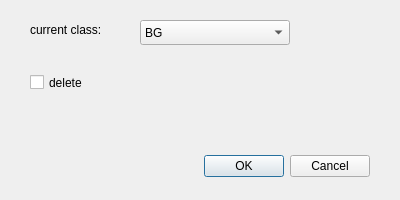
<?xml version="1.0" encoding="UTF-8"?>
<ui version="4.0">
 <class>LabelDialog</class>
 <widget class="QDialog" name="LabelDialog">
  <property name="geometry">
   <rect>
    <x>0</x>
    <y>0</y>
    <width>400</width>
    <height>200</height>
   </rect>
  </property>
  <property name="windowTitle">
   <string>Dialog</string>
  </property>
  <widget class="QDialogButtonBox" name="buttonBox">
   <property name="geometry">
    <rect>
     <x>30</x>
     <y>150</y>
     <width>340</width>
     <height>32</height>
    </rect>
   </property>
   <property name="orientation">
    <enum>Qt::Horizontal</enum>
   </property>
   <property name="standardButtons">
    <set>QDialogButtonBox::Cancel|QDialogButtonBox::Ok</set>
   </property>
  </widget>
  <widget class="QComboBox" name="comboBox">
   <property name="geometry">
    <rect>
     <x>140</x>
     <y>20</y>
     <width>150</width>
     <height>25</height>
    </rect>
   </property>
   <item>
    <property name="text">
     <string>BG</string>
    </property>
   </item>
   <item>
    <property name="text">
     <string>B1</string>
    </property>
   </item>
   <item>
    <property name="text">
     <string>B2</string>
    </property>
   </item>
   <item>
    <property name="text">
     <string>B3</string>
    </property>
   </item>
   <item>
    <property name="text">
     <string>B4</string>
    </property>
   </item>
   <item>
    <property name="text">
     <string>B5</string>
    </property>
   </item>
   <item>
    <property name="text">
     <string>BB</string>
    </property>
   </item>
   <item>
    <property name="text">
     <string>RG</string>
    </property>
   </item>
   <item>
    <property name="text">
     <string>R1</string>
    </property>
   </item>
   <item>
    <property name="text">
     <string>R2</string>
    </property>
   </item>
   <item>
    <property name="text">
     <string>R3</string>
    </property>
   </item>
   <item>
    <property name="text">
     <string>R4</string>
    </property>
   </item>
   <item>
    <property name="text">
     <string>R5</string>
    </property>
   </item>
   <item>
    <property name="text">
     <string>RB</string>
    </property>
   </item>
   <item>
    <property name="text">
     <string>NG</string>
    </property>
   </item>
   <item>
    <property name="text">
     <string>N1</string>
    </property>
   </item>
   <item>
    <property name="text">
     <string>N2</string>
    </property>
   </item>
   <item>
    <property name="text">
     <string>N3</string>
    </property>
   </item>
   <item>
    <property name="text">
     <string>N4</string>
    </property>
   </item>
   <item>
    <property name="text">
     <string>N5</string>
    </property>
   </item>
   <item>
    <property name="text">
     <string>NB</string>
    </property>
   </item>
   <item>
    <property name="text">
     <string>PG</string>
    </property>
   </item>
   <item>
    <property name="text">
     <string>P1</string>
    </property>
   </item>
   <item>
    <property name="text">
     <string>P2</string>
    </property>
   </item>
   <item>
    <property name="text">
     <string>P3</string>
    </property>
   </item>
   <item>
    <property name="text">
     <string>P4</string>
    </property>
   </item>
   <item>
    <property name="text">
     <string>P5</string>
    </property>
   </item>
   <item>
    <property name="text">
     <string>PB</string>
    </property>
   </item>
  </widget>
  <widget class="QLabel" name="label">
   <property name="geometry">
    <rect>
     <x>30</x>
     <y>20</y>
     <width>90</width>
     <height>20</height>
    </rect>
   </property>
   <property name="text">
    <string>current class:</string>
   </property>
  </widget>
  <widget class="QCheckBox" name="checkBox">
   <property name="geometry">
    <rect>
     <x>30</x>
     <y>70</y>
     <width>90</width>
     <height>25</height>
    </rect>
   </property>
   <property name="text">
    <string>delete</string>
   </property>
  </widget>
 </widget>
 <resources/>
 <connections>
  <connection>
   <sender>buttonBox</sender>
   <signal>accepted()</signal>
   <receiver>LabelDialog</receiver>
   <slot>accept()</slot>
   <hints>
    <hint type="sourcelabel">
     <x>248</x>
     <y>254</y>
    </hint>
    <hint type="destinationlabel">
     <x>157</x>
     <y>274</y>
    </hint>
   </hints>
  </connection>
  <connection>
   <sender>buttonBox</sender>
   <signal>rejected()</signal>
   <receiver>LabelDialog</receiver>
   <slot>reject()</slot>
   <hints>
    <hint type="sourcelabel">
     <x>316</x>
     <y>260</y>
    </hint>
    <hint type="destinationlabel">
     <x>286</x>
     <y>274</y>
    </hint>
   </hints>
  </connection>
 </connections>
</ui>
